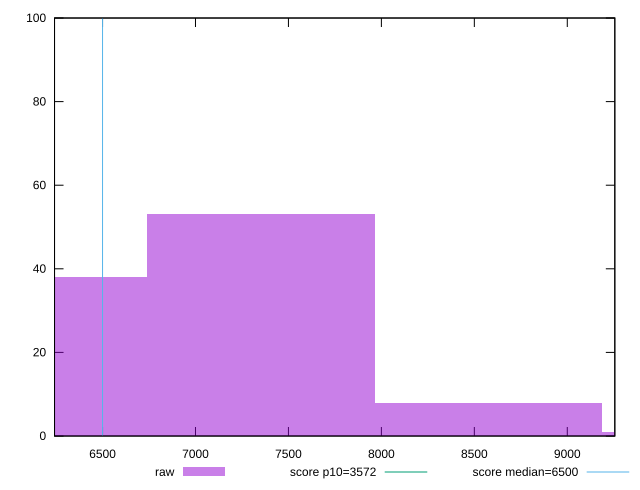

Source code (gnuplot):
reset

$raw <<EOF
7350.952616331901 53
6125.793846943251 38
8576.111385720551 8
9801.270155109201 1
EOF

set key outside below
set boxwidth 1225.1587693886502
set xrange [6241.761:9255.747999999998]
set yrange [0:100]
set trange [0:100]
set style fill transparent solid 0.5 noborder

set parametric
set terminal svg size 640, 490 enhanced background rgb 'white'
set output "report_00015_2021-02-09T16-11-33.973Z/first-cpu-idle/samples/pages+cached+noadtech/raw/histogram.svg"

plot $raw title "raw" with boxes, \
     3572,t title "score p10=3572", \
     6500,t title "score median=6500"

reset
